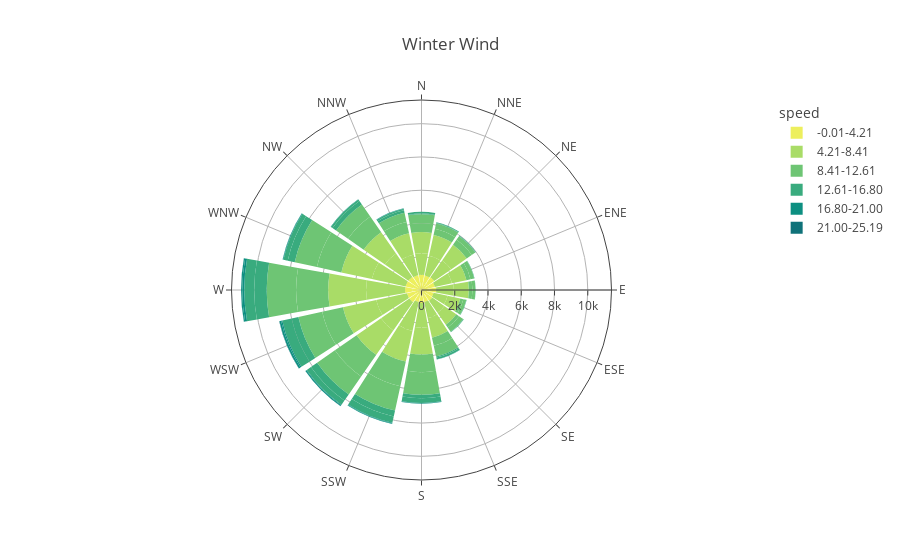

Source (notebook cell):
### Code cell
WRWI = WindRose(winter)
WRWI.calc_stats(normed=False, bins=6)
WRWI.plot(output_type='show',
        out_file = '../images/winter_wr_aggrnyl.html',
        template='xgridoff', 
        colors='Aggrnyl', 
        colors_reversed=True,
        title='Winter Wind')

### Figure 1 — Plotly figure (JSON) as saved in the notebook; plotly's stock layout.template omitted (floating-point values rounded to 4 significant figures)
{"data": [{"hovertemplate": "speed=-0.01-4.21<br>frequency=%{r}<br>direction=%{theta}<extra></extra>", "legendgroup": "-0.01-4.21", "marker": {"color": "rgb(237, 239, 93)", "pattern": {"shape": ""}}, "name": "-0.01-4.21", "r": [432, 436, 450, 495, 442, 446, 375, 484, 402, 367, 375, 422, 366, 373, 369, 412, 364, 386, 357, 424, 465, 426, 468, 550, 438, 502, 475, 483, 478, 438, 468, 479], "showlegend": true, "subplot": "polar", "theta": ["N", "NNE", "NNE", "NE", "NE", "ENE", "ENE", "E", "E", "ESE", "ESE", "SE", "SE", "SSE", "SSE", "S", "S", "SSW", "SSW", "SW", "SW", "WSW", "WSW", "W", "W", "WNW", "WNW", "NW", "NW", "NNW", "NNW", "N"], "type": "barpolar"}, {"hovertemplate": "speed=4.21-8.41<br>frequency=%{r}<br>direction=%{theta}<extra></extra>", "legendgroup": "4.21-8.41", "marker": {"color": "rgb(169, 220, 103)", "pattern": {"shape": ""}}, "name": "4.21-8.41", "r": [1301, 1219, 1281, 1232, 1145, 1051, 896, 1063, 905, 861, 788, 886, 879, 990, 1202, 1484, 1617, 1776, 1882, 2079, 1787, 1892, 2049, 2347, 2279, 2081, 1877, 1718, 1561, 1282, 1308, 1276], "showlegend": true, "subplot": "polar", "theta": ["N", "NNE", "NNE", "NE", "NE", "ENE", "ENE", "E", "E", "ESE", "ESE", "SE", "SE", "SSE", "SSE", "S", "S", "SSW", "SSW", "SW", "SW", "WSW", "WSW", "W", "W", "WNW", "WNW", "NW", "NW", "NNW", "NNW", "N"], "type": "barpolar"}, {"hovertemplate": "speed=8.41-12.61<br>frequency=%{r}<br>direction=%{theta}<extra></extra>", "legendgroup": "8.41-12.61", "marker": {"color": "rgb(110, 197, 116)", "pattern": {"shape": ""}}, "name": "8.41-12.61", "r": [533, 378, 336, 363, 267, 245, 226, 212, 184, 183, 184, 199, 303, 496, 666, 1063, 1361, 1530, 1487, 1593, 1305, 1280, 1466, 1928, 1767, 1502, 1369, 1147, 878, 695, 570, 538], "showlegend": true, "subplot": "polar", "theta": ["N", "NNE", "NNE", "NE", "NE", "ENE", "ENE", "E", "E", "ESE", "ESE", "SE", "SE", "SSE", "SSE", "S", "S", "SSW", "SSW", "SW", "SW", "WSW", "WSW", "W", "W", "WNW", "WNW", "NW", "NW", "NNW", "NNW", "N"], "type": "barpolar"}, {"hovertemplate": "speed=12.61-16.80<br>frequency=%{r}<br>direction=%{theta}<extra></extra>", "legendgroup": "12.61-16.80", "marker": {"color": "rgb(57, 171, 126)", "pattern": {"shape": ""}}, "name": "12.61-16.80", "r": [45, 31, 40, 25, 18, 11, 15, 5, 9, 9, 13, 18, 27, 64, 104, 212, 276, 368, 393, 453, 302, 414, 579, 747, 602, 433, 259, 257, 117, 143, 96, 94], "showlegend": true, "subplot": "polar", "theta": ["N", "NNE", "NNE", "NE", "NE", "ENE", "ENE", "E", "E", "ESE", "ESE", "SE", "SE", "SSE", "SSE", "S", "S", "SSW", "SSW", "SW", "SW", "WSW", "WSW", "W", "W", "WNW", "WNW", "NW", "NW", "NNW", "NNW", "N"], "type": "barpolar"}, {"hovertemplate": "speed=16.80-21.00<br>frequency=%{r}<br>direction=%{theta}<extra></extra>", "legendgroup": "16.80-21.00", "marker": {"color": "rgb(13, 143, 129)", "pattern": {"shape": ""}}, "name": "16.80-21.00", "r": [1, 0, 2, 0, 0, 0, 0, 0, 1, 0, 0, 0, 0, 2, 19, 16, 34, 36, 34, 41, 61, 73, 99, 118, 70, 36, 20, 13, 8, 25, 11, 8], "showlegend": true, "subplot": "polar", "theta": ["N", "NNE", "NNE", "NE", "NE", "ENE", "ENE", "E", "E", "ESE", "ESE", "SE", "SE", "SSE", "SSE", "S", "S", "SSW", "SSW", "SW", "SW", "WSW", "WSW", "W", "W", "WNW", "WNW", "NW", "NW", "NNW", "NNW", "N"], "type": "barpolar"}, {"hovertemplate": "speed=21.00-25.19<br>frequency=%{r}<br>direction=%{theta}<extra></extra>", "legendgroup": "21.00-25.19", "marker": {"color": "rgb(15, 114, 121)", "pattern": {"shape": ""}}, "name": "21.00-25.19", "r": [0, 0, 0, 0, 0, 0, 0, 0, 0, 0, 0, 0, 0, 0, 0, 1, 0, 1, 2, 4, 6, 6, 14, 6, 3, 2, 1, 0, 0, 0, 0, 0], "showlegend": true, "subplot": "polar", "theta": ["N", "NNE", "NNE", "NE", "NE", "ENE", "ENE", "E", "E", "ESE", "ESE", "SE", "SE", "SSE", "SSE", "S", "S", "SSW", "SSW", "SW", "SW", "WSW", "WSW", "W", "W", "WNW", "WNW", "NW", "NW", "NNW", "NNW", "N"], "type": "barpolar"}], "layout": {"barmode": "relative", "legend": {"title": {"text": "speed"}, "tracegroupgap": 0}, "polar": {"angularaxis": {"categoryarray": ["N", "NNE", "NE", "ENE", "E", "ESE", "SE", "SSE", "S", "SSW", "SW", "WSW", "W", "WNW", "NW", "NNW"], "categoryorder": "array", "direction": "clockwise", "rotation": 90}, "domain": {"x": [0, 1], "y": [0, 1]}}, "title": {"text": "Winter Wind"}}}
